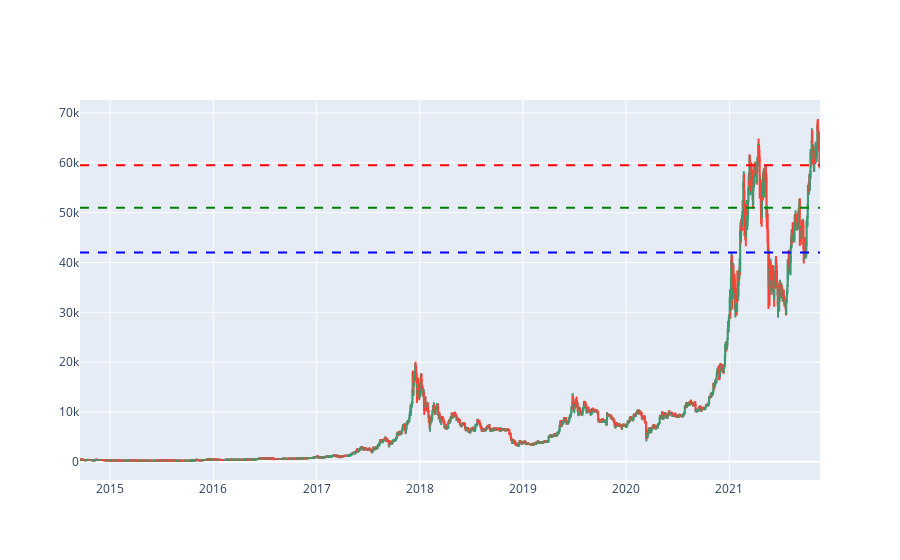

The notebook cell this image was saved under:
### Markdown cell above
<a id='Cleaning'></a>
<table style="width:100%" align="left">
  <tr>
    <th>
<img src="https://institute.careerguide.com/wp-content/uploads/2020/10/7a2fc27b966a50792117d375a24bb71e.gif" width="500px" align="left"> </th>
<th> <h1>Exploratory section.</h1></th>

### Code cell
#let's explore the support&resistance lines

fig = go.Figure( data=[go.Candlestick(x=bitcoin['date'],
                open=bitcoin['open'],
                high=bitcoin['high'],
                low=bitcoin['low'],
                close=bitcoin['close'])])
fig.add_hline(y=59520,line_width=2, line_dash="dash", line_color="red")
fig.add_hline(y=51000,line_width=2, line_dash="dash", line_color="green")
fig.add_hline(y=42000,line_width=2, line_dash="dash", line_color="blue")



fig.update_layout(xaxis_rangeslider_visible=False)
fig.show()

### Figure 1 — Plotly figure (JSON) as saved in the notebook; plotly's stock layout.template omitted (floating-point values rounded to 4 significant figures; data arrays with more than 128 entries replaced by an {"elided": "..."} marker saying what was removed)
{"data": [{"close": {"elided": "2615 float values"}, "high": {"elided": "2615 float values"}, "low": {"elided": "2615 float values"}, "open": {"elided": "2615 float values"}, "type": "candlestick", "x": {"elided": "2615 str values"}}], "layout": {"shapes": [{"line": {"color": "red", "dash": "dash", "width": 2}, "type": "line", "x0": 0, "x1": 1, "xref": "x domain", "y0": 59520, "y1": 59520, "yref": "y"}, {"line": {"color": "green", "dash": "dash", "width": 2}, "type": "line", "x0": 0, "x1": 1, "xref": "x domain", "y0": 51000, "y1": 51000, "yref": "y"}, {"line": {"color": "blue", "dash": "dash", "width": 2}, "type": "line", "x0": 0, "x1": 1, "xref": "x domain", "y0": 42000, "y1": 42000, "yref": "y"}], "xaxis": {"rangeslider": {"visible": false}}}}
